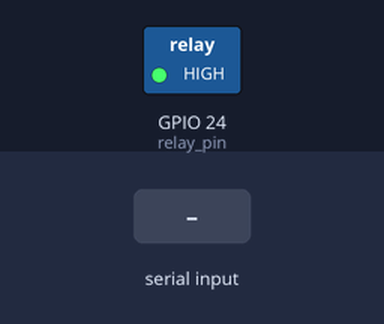
Bench run of a program on a simulated Raspberry Pi (BCM pin numbers). Parts: switched loads named in the program (green lamp = pin HIGH). The test bench sets the inputs (shaded band). The clock reads 2024-03-15 10:24:30 at power-on unless the program sets it; what the program prints to the terminal is not drawn. At 4.3 s the program stops and its outputs stay as they are.

Above: at 1.2 s.
1.3 s: "5" typed at the terminal, then Enter
At 2.6 s:
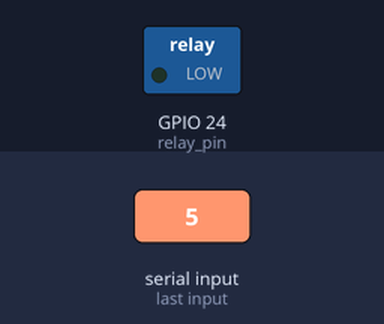
Timing chart, 0 to 4.3 s (numbered marks = the images above; inputs shaded):
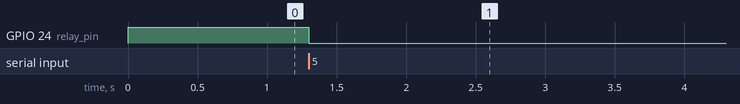

The program:

pump.py
```python
"""
SmartGrow - Water Pump Controller Module
Controls water pump via relay
Infomatrix Ukraine 2026
"""

import time
import RPi.GPIO as GPIO
from typing import Dict, Optional
from datetime import datetime


class WaterPumpController:
    """
    Water pump controller using GPIO relay.

    The pump is connected via relay to handle higher voltage/current.
    Relay activates pump (LOW signal = ON for most relay modules).
    """

    def __init__(
        self,
        relay_pin: int = 24,  # GPIO 24 for SmartGrow
        active_low: bool = True,
        max_duration_seconds: int = 30,
        cooldown_seconds: int = 300
    ):
        """
        Initialize the water pump controller.

        Args:
            relay_pin: GPIO pin connected to relay
            active_low: True if relay activates on LOW signal
            max_duration_seconds: Maximum pump run time (safety)
            cooldown_seconds: Minimum time between activations
        """
        self.relay_pin = relay_pin
        self.active_low = active_low
        self.max_duration = max_duration_seconds
        self.cooldown = cooldown_seconds

        # Initialize GPIO
        GPIO.setmode(GPIO.BCM)
        GPIO.setwarnings(False)
        GPIO.setup(self.relay_pin, GPIO.OUT)

        # Start with pump OFF
        self._turn_off_relay()

        # State tracking
        self._is_running = False
        self._last_activation = None
        self._total_runtime_today = 0
        self._activation_log = []
        self._daily_usage_ml = 0

        # Flow rate calibration (ml per second)
        self.flow_rate_ml_per_sec = 20

    def _turn_on_relay(self):
        """Activate relay (pump ON)."""
        GPIO.output(self.relay_pin, GPIO.LOW if self.active_low else GPIO.HIGH)

    def _turn_off_relay(self):
        """Deactivate relay (pump OFF)."""
        GPIO.output(self.relay_pin, GPIO.HIGH if self.active_low else GPIO.LOW)

    def _can_activate(self) -> tuple[bool, str]:
        """
        Check if pump can be activated.

        Returns:
            Tuple of (can_activate, reason_if_not)
        """
        if self._is_running:
            return False, "Pump is already running"

        if self._last_activation:
            elapsed = time.time() - self._last_activation
            if elapsed < self.cooldown:
                remaining = int(self.cooldown - elapsed)
                return False, f"Cooldown active ({remaining}s remaining)"

        return True, ""

    def start(self, duration_seconds: Optional[int] = None) -> Dict:
        """
        Start the water pump for specified duration.

        Args:
            duration_seconds: How long to run (uses max_duration if not specified)

        Returns:
            Result dictionary with status and details
        """
        can_start, reason = self._can_activate()
        if not can_start:
            return {
                'success': False,
                'message': reason,
                'action': 'start',
                'timestamp': time.time()
            }

        duration = min(duration_seconds or self.max_duration, self.max_duration)

        self._is_running = True
        self._last_activation = time.time()

        start_time = time.time()
        self._turn_on_relay()

        # Track activation
        activation_record = {
            'start_time': start_time,
            'requested_duration': duration,
            'actual_duration': 0,
            'water_dispensed_ml': 0
        }

        try:
            time.sleep(duration)
        except KeyboardInterrupt:
            pass
        finally:
            self._turn_off_relay()
            end_time = time.time()

        actual_duration = end_time - start_time
        water_dispensed = actual_duration * self.flow_rate_ml_per_sec

        activation_record['actual_duration'] = round(actual_duration, 1)
        activation_record['water_dispensed_ml'] = round(water_dispensed, 0)

        self._activation_log.append(activation_record)
        self._total_runtime_today += actual_duration
        self._daily_usage_ml += water_dispensed
        self._is_running = False

        return {
            'success': True,
            'message': f'Pump ran for {actual_duration:.1f}s',
            'action': 'start',
            'duration_seconds': actual_duration,
            'water_dispensed_ml': water_dispensed,
            'timestamp': time.time()
        }

    def start_async(self, duration_seconds: Optional[int] = None) -> Dict:
        """
        Start pump without blocking (returns immediately).

        Note: You must call stop() to turn off the pump!

        Args:
            duration_seconds: Maximum duration (safety timeout)

        Returns:
            Result dictionary
        """
        can_start, reason = self._can_activate()
        if not can_start:
            return {
                'success': False,
                'message': reason,
                'action': 'start_async',
                'timestamp': time.time()
            }

        self._is_running = True
        self._last_activation = time.time()
        self._turn_on_relay()

        return {
            'success': True,
            'message': 'Pump started (async)',
            'action': 'start_async',
            'max_duration': duration_seconds or self.max_duration,
            'timestamp': time.time()
        }

    def stop(self) -> Dict:
        """
        Stop the water pump.

        Returns:
            Result dictionary
        """
        was_running = self._is_running

        self._turn_off_relay()
        self._is_running = False

        if was_running and self._last_activation:
            duration = time.time() - self._last_activation
            water = duration * self.flow_rate_ml_per_sec

            self._total_runtime_today += duration
            self._daily_usage_ml += water

            return {
                'success': True,
                'message': f'Pump stopped after {duration:.1f}s',
                'action': 'stop',
                'duration_seconds': duration,
                'water_dispensed_ml': water,
                'timestamp': time.time()
            }

        return {
            'success': True,
            'message': 'Pump was already off',
            'action': 'stop',
            'timestamp': time.time()
        }

    def pulse(self, pulses: int = 3, on_ms: int = 500, off_ms: int = 500) -> Dict:
        """
        Run pump in pulsed mode for gentle watering.

        Args:
            pulses: Number of on/off cycles
            on_ms: Pump ON time in milliseconds
            off_ms: Pump OFF time in milliseconds

        Returns:
            Result dictionary
        """
        can_start, reason = self._can_activate()
        if not can_start:
            return {
                'success': False,
                'message': reason,
                'action': 'pulse',
                'timestamp': time.time()
            }

        self._is_running = True
        self._last_activation = time.time()

        total_on_time = 0

        try:
            for i in range(pulses):
                self._turn_on_relay()
                time.sleep(on_ms / 1000)
                total_on_time += on_ms / 1000
                self._turn_off_relay()

                if i < pulses - 1:
                    time.sleep(off_ms / 1000)
        finally:
            self._turn_off_relay()

        water_dispensed = total_on_time * self.flow_rate_ml_per_sec

        self._total_runtime_today += total_on_time
        self._daily_usage_ml += water_dispensed
        self._is_running = False

        return {
            'success': True,
            'message': f'Pulsed {pulses} times',
            'action': 'pulse',
            'pulses': pulses,
            'total_on_time': total_on_time,
            'water_dispensed_ml': water_dispensed,
            'timestamp': time.time()
        }

    def get_status(self) -> Dict:
        """
        Get current pump status.

        Returns:
            Status dictionary
        """
        cooldown_remaining = 0
        if self._last_activation:
            elapsed = time.time() - self._last_activation
            if elapsed < self.cooldown:
                cooldown_remaining = self.cooldown - elapsed

        return {
            'is_running': self._is_running,
            'last_activation': self._last_activation,
            'cooldown_remaining': round(cooldown_remaining, 0),
            'total_runtime_today': round(self._total_runtime_today, 1),
            'daily_usage_ml': round(self._daily_usage_ml, 0),
            'activations_today': len(self._activation_log),
            'timestamp': time.time()
        }

    def reset_daily_stats(self):
        """Reset daily statistics (call at midnight)."""
        self._total_runtime_today = 0
        self._daily_usage_ml = 0
        self._activation_log = []

    def emergency_stop(self):
        """Emergency stop - immediately turn off pump."""
        self._turn_off_relay()
        self._is_running = False

    def cleanup(self):
        """Cleanup GPIO resources."""
        self._turn_off_relay()
        GPIO.cleanup(self.relay_pin)


# Standalone testing
if __name__ == "__main__":
    print("SmartGrow - Water Pump Controller Test")
    print("=" * 40)
    print("WARNING: This will activate the real pump!")
    print()

    try:
        pump = WaterPumpController(
            relay_pin=24,  # GPIO 24 for SmartGrow
            active_low=True,
            max_duration_seconds=10,
            cooldown_seconds=30
        )

        print("Pump controller initialized")
        print(f"Status: {pump.get_status()}")

        input("\nPress Enter to test pump for 3 seconds...")

        result = pump.start(duration_seconds=3)
        print(f"\nResult: {result}")

        print(f"\nFinal status: {pump.get_status()}")

    except KeyboardInterrupt:
        print("\nTest cancelled.")
    except Exception as e:
        print(f"Error: {e}")
    finally:
        pump.cleanup()
        print("Cleanup complete.")
```

Measured:
- after the input at 1.3 s, GPIO 24 (relay_pin): HIGH → LOW at once
